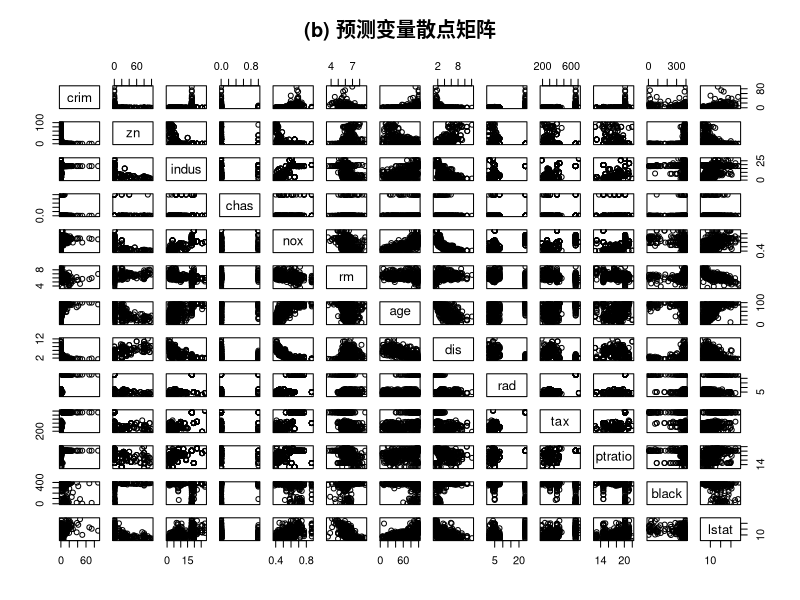
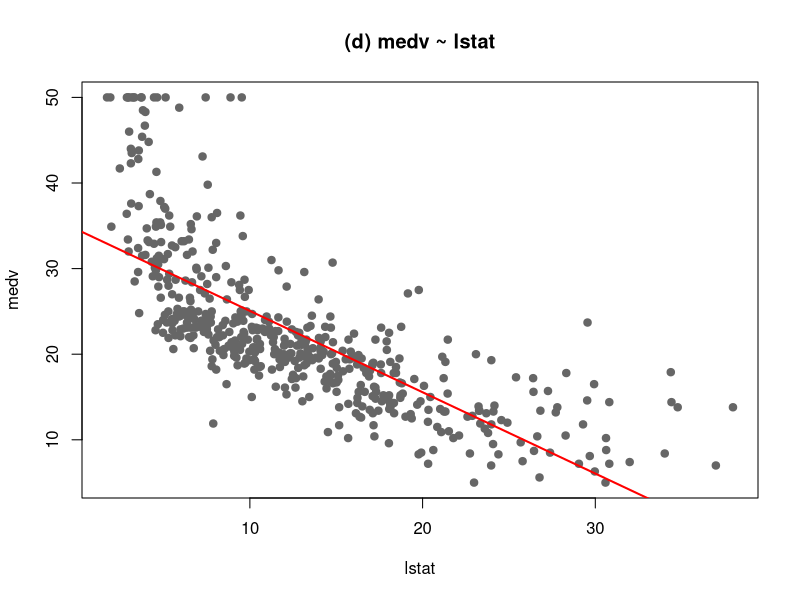

Source code (R) for these figures, in order:
# 题 10：Boston 数据集（MASS 包）。

# (a) 载入数据，报告维度与含义
library(MASS)
data("Boston")
cat("(a) 维度:", nrow(Boston), "行 x", ncol(Boston), "列；行=城镇/普查区，列=变量（含响应 medv）。\n")

# (b) 预测变量的成对散点图（不含 medv）
preds <- setdiff(names(Boston), "medv")
pairs(Boston[, preds], main = "(b) 预测变量散点矩阵")

# (c) 与 medv 的关系：相关系数（降序）
cors <- sort(cor(Boston$medv, Boston[, preds]), decreasing = TRUE)
cat("(c) medv 与各预测变量相关（降序）：\n")
print(round(cors, 3))

# (d) 简单线性回归 medv ~ lstat 并作图
plot(Boston$lstat, Boston$medv, pch = 19, col = "grey40",
     xlab = "lstat", ylab = "medv", main = "(d) medv ~ lstat")
fit_lm <- lm(medv ~ lstat, data = Boston)
abline(fit_lm, col = "red", lwd = 2)
cat("(d) 回归摘要：\n"); print(summary(fit_lm)$coefficients)

# (e) 紧邻查尔斯河的城镇数量（chas=1）
n_chas <- sum(Boston$chas == 1)
cat("(e) chas=1 的数量：", n_chas, "\n")

# (f) 各城镇师生比的中位数
cat("(f) ptratio 的中位数：", median(Boston$ptratio), "\n")

# (g) medv 最低的城镇及其其余变量
idx_min <- which(Boston$medv == min(Boston$medv))
cat("(g) medv 最低值为：", min(Boston$medv), "；对应行索引：", paste(idx_min, collapse = ", "), "\n")
print(Boston[idx_min, ])

# (h) 平均房间数 rm > 7 与 > 8 的数量；>8 子集特征摘要
n_rm7 <- sum(Boston$rm > 7)
n_rm8 <- sum(Boston$rm > 8)
cat("(h) rm>7 的数量：", n_rm7, "；rm>8 的数量：", n_rm8, "\n")
cat("(h) rm>8 子集关键变量摘要（rm, medv, lstat, crim, tax, ptratio）：\n")
print(summary(Boston[Boston$rm > 8, c("rm","medv","lstat","crim","tax","ptratio")]))